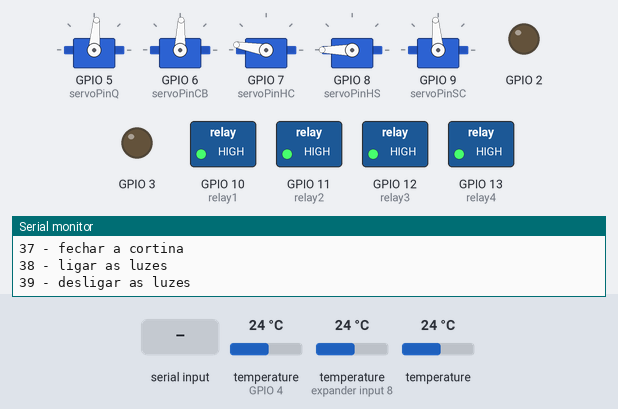
The sketch below on a simulated ESP32. Shown: 5 × servo, switched loads named in the sketch (green lamp = pin HIGH), output pins drawn as LEDs (lit = HIGH), the last lines printed to the serial monitor. The test bench sets the inputs (shaded band); at power-on: temperature (sensors on expander input 8, GPIO 4) 24 °C, temperature 24 °C.

Above: at 2.1 s.
2.2 s: "3\n" received over Serial
At 5.2 s:
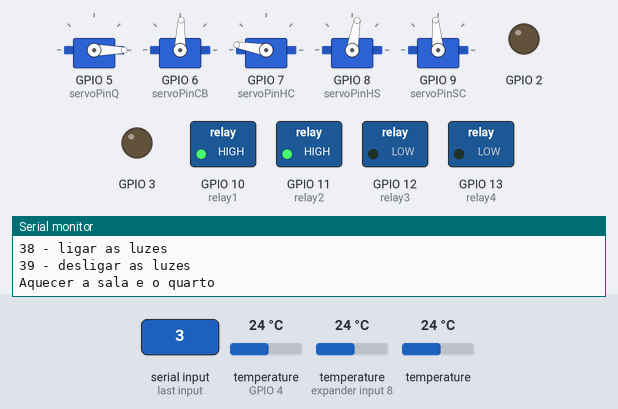
6.2 s: temperature (sensor on expander input 8) set to 25.5 °C
At 7.4 s:
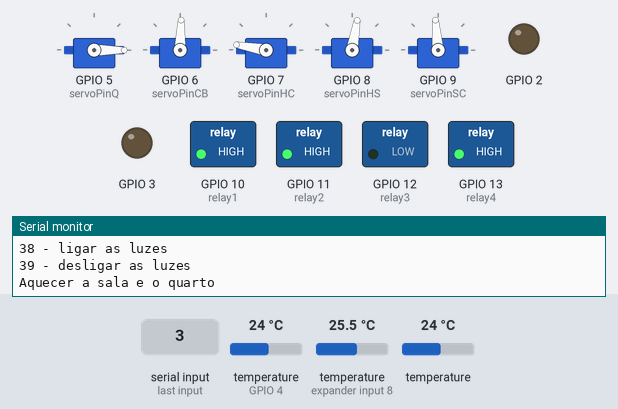
9.3 s: "1\n" received over Serial
At 11.0 s:
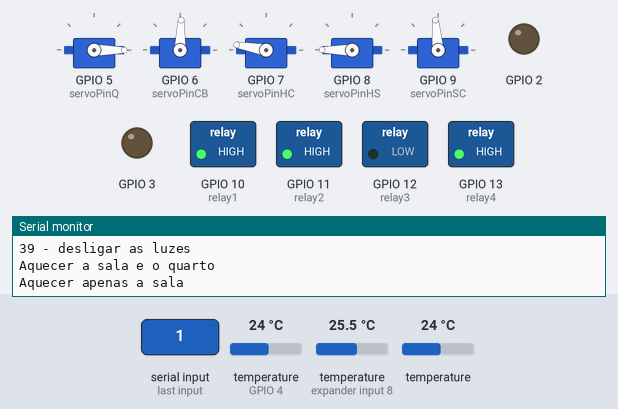
12.4 s: temperature (sensor on GPIO 4) set to 25.7 °C
At 14.7 s:
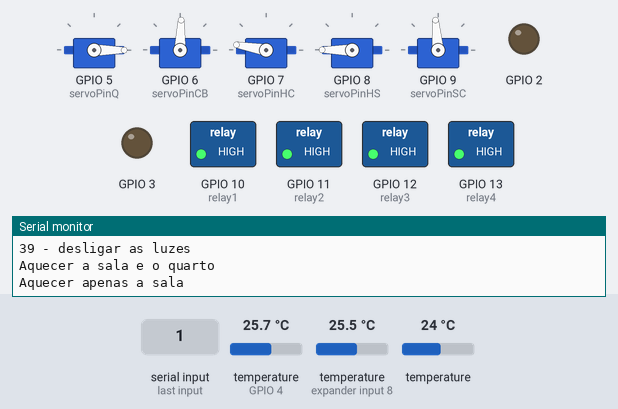
15.5 s: "2\n" received over Serial
At 17.8 s:
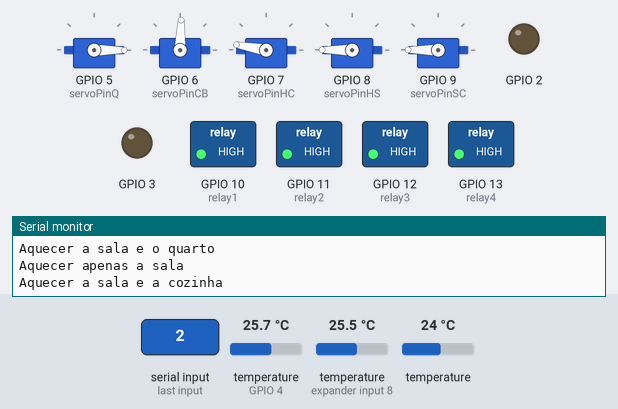
18.6 s: "4\n" received over Serial
At 20.5 s:
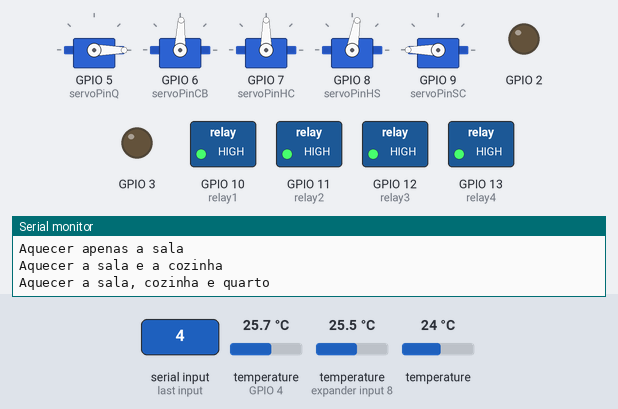
Timing chart, 0 to 22.0 s (numbered marks = the images above; inputs shaded):
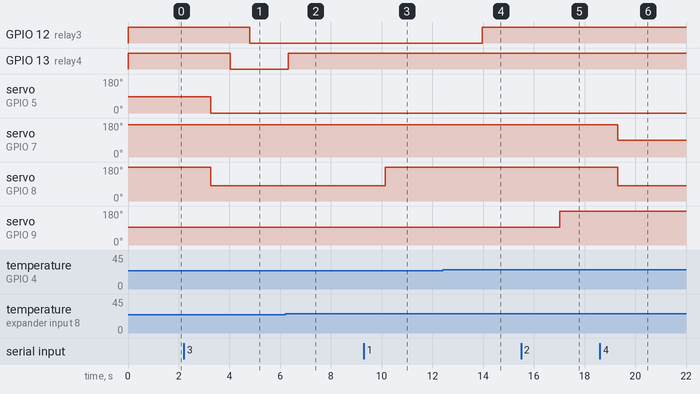

Measured:
- the behaviour switches between 24.9 and 25 °C on temperature (sensor on expander input 8) (found by bisection; images 1 and 2)
- the behaviour switches between 24.9 and 25 °C on temperature (sensor on GPIO 4) (found by bisection; images 3 and 4)
- after the input at 2.2 s, GPIO 12 (relay3): HIGH → LOW after 2.6 s; GPIO 13 (relay4): HIGH → LOW after 1.8 s; servo on GPIO 5 (servoPinQ): 85° → 0° after 1.1 s; servo on GPIO 8 (servoPinHS): 180° → 80° after 1.1 s
- after the input at 6.2 s, GPIO 13 (relay4): LOW → HIGH after 0.12 s
- after the input at 9.3 s, servo on GPIO 8 (servoPinHS): 80° → 180° after 0.85 s
- after the input at 12.4 s, GPIO 12 (relay3): LOW → HIGH after 1.6 s
- after the input at 15.5 s, servo on GPIO 9 (servoPinSC): 95° → 180° after 1.5 s
- after the input at 18.6 s, servo on GPIO 7 (servoPinHC): 170° → 90° after 0.72 s; servo on GPIO 8 (servoPinHS): 180° → 80° after 0.72 s

The sketch:

CasaInteligente.ino
```cpp
#include <Servo.h>
#include <OneWire.h>
#include <DallasTemperature.h>
#define ONE_WIRE_BUS 4

#define ON   0
#define OFF  1

OneWire oneWire(ONE_WIRE_BUS);
DallasTemperature sensors(&oneWire);

const int servoPinQ = 5;
Servo quarto;
const int servoPinCB = 6;
Servo casaBanho;
const int servoPinHC = 7;
Servo hallCozinha;
const int servoPinHS = 8;
Servo hallSala;
const int servoPinSC = 9;
Servo salaCozinha;

const int relay1 = 10;
const int relay2 = 11;
const int relay3 = 12;
const int relay4 = 13;

boolean placaOn = false;
boolean resQuartoOn = false;
boolean resBanhoOn = false;

const int tempValue = 25;

const int lightPin = 0;
int light;

boolean control = true;

int input = 0;

boolean Fopen = false;

boolean autoLights = false;

void setup() {
  door('a', false);
  door('b', false);
  door('c', false);
  door('d', false);
  door('e', false);

  pinMode(4, INPUT);

  pinMode(2, OUTPUT);
  pinMode(3, OUTPUT);

  pinMode(relay1, OUTPUT);
  pinMode(relay2, OUTPUT);
  pinMode(relay3, OUTPUT);
  pinMode(relay4, OUTPUT);
  relayStatus(1, OFF);
  relayStatus(2, OFF);
  relayStatus(3, OFF);
  relayStatus(4, OFF);

  quarto.attach(servoPinQ);
  casaBanho.attach(servoPinCB);
  hallCozinha.attach(servoPinHC);
  hallSala.attach(servoPinHS);
  salaCozinha.attach(servoPinSC);

  // IMPORTANTE NÃO APAGAR
  // 9600 para pc
  Serial.begin(9600);
  Serial.setTimeout(600000);

  sensors.begin();

  printMenu();
  Serial.println();
  Serial.println("10 - verificar a temperatura");
  Serial.println("11 - reset/ shut down");
  Serial.println("12 - temperatura exterior");
  Serial.println("13 - luzes modo automático");
  Serial.println("14 - luzes modo manual");
  Serial.println();
  Serial.println("20 - abrir a porta A");
  Serial.println("21 - fechar a porta A");
  Serial.println("22 - abrir a porta B");
  Serial.println("23 - fechar a porta B");
  Serial.println("24 - abrir a porta C");
  Serial.println("25 - fechar a porta C");
  Serial.println("26 - abrir a porta D");
  Serial.println("27 - fechar a porta D");
  Serial.println("28 - abrir a porta E");
  Serial.println("29 - fechar a porta E");
  Serial.println();
  Serial.println("30 - ligar a Placa de Peltier");
  Serial.println("31 - desligar a Placa de Peltier");
  Serial.println("32 - ligar a resistência do quarto");
  Serial.println("33 - desligar a resistência do quarto");
  Serial.println("34 - ligar a resistência da casa de banho");
  Serial.println("35 - desligar a resistência da casa de banho");
  Serial.println();
  Serial.println("36 - abrir a cortina");
  Serial.println("37 - fechar a cortina");
  Serial.println("38 - ligar as luzes");
  Serial.println("39 - desligar as luzes");
  Serial.println();
}

void door(char door, boolean state) {
  switch (door) {
    case 'a':
      if (state) {
        salaCozinha.write(180);
      }
      else {
        salaCozinha.write(95);
      }
      break;
    case 'b':
      if (state) {
        hallSala.write(80);
      }
      else {
        hallSala.write(180);
      }
      break;
    case 'c':
      if (state) {
        hallCozinha.write(90);
      }
      else {
        hallCozinha.write(170);
      }
      break;
    case 'd':
      if (state) {
        quarto.write(0);
      }
      else {
        quarto.write(85);
      }
      break;
    case 'e':
      if (state) {
        casaBanho.write(180);
      }
      else {
        casaBanho.write(88);
      }
      break;
    case 'f':
      if (state) {
        if (Fopen != true) {
          // abrir a porta F
          digitalWrite(3, HIGH);
          delay(2000);
          digitalWrite(3, LOW);
          Fopen = true;
        }
      }
      else {
        if (Fopen) {
          // fechar a porta F
          digitalWrite(2, HIGH);
          delay(1500);
          digitalWrite(2, LOW);
          Fopen = false;
        }
      }
      break;
  }
}

void checkPlaca(boolean state) {
  sensors.requestTemperatures();
  double temp = sensors.getTempCByIndex(1);
  if ((state == true) and (temp < tempValue)) {
    relayStatus(4, ON);
  }
  else {
    relayStatus(4, OFF);
  }
}

void checkQuarto(boolean state) {
  sensors.requestTemperatures();
  double temp = sensors.getTempCByIndex(0);
  if ((state == true) and (temp < tempValue)) {
    relayStatus(3, ON);
  }
  else {
    relayStatus(3, OFF);
  }
}

void checkBanho(boolean state) {
  sensors.requestTemperatures();
  double temp = sensors.getTempCByIndex(2);
  if ((state == true) and (temp < tempValue)) {
    relayStatus(2, ON);
  }
  else {
    relayStatus(2, OFF);
  }
}

void checkLight() {
  if (autoLights) {
    light = analogRead(lightPin);
    //Serial.println(light);
    if (light <= 60) {
      relayStatus(1, ON);
      door('f', false);
    }
    else {
      relayStatus(1, OFF);
      door('f', true);
    }
  }
}

void serialFlush() {
  while (Serial.available() > 0) {
    char t = Serial.read();
  }
}

void printMenu() {
  Serial.println("Opções: ");
  Serial.println("1 - aquecer apenas a sala");
  Serial.println("2 - aquecer a sala e a cozinha");
  Serial.println("3 - aquecer a sala e o quarto");
  Serial.println("4 - aquecer a sala, cozinha e quarto");
  Serial.println("5 - aquecer o quarto");
  Serial.println("6 - aquecer a casa de banho");
  Serial.println("7 - desligar aquecimento sala");
  Serial.println("8 - desligar aquecimento quarto");
  Serial.println("9 - desligar aquecimento casa de banho");
}

void loop() {
  while (control) {
    checkPlaca(placaOn);
    checkQuarto(resQuartoOn);
    checkBanho(resBanhoOn);
    checkLight();
    if (Serial.available() > 0) {
      control = false;
    }
  }
  input = Serial.parseInt();
  serialFlush();
  control = true;
  switch (input) {
    case 0:
      printMenu();
      break;
    case 1:
      door('a', false);
      door('b', false);
      placaOn = true;
      Serial.println("Aquecer apenas a sala");
      break;
    case 2:
      door('a', true);
      door('b', false);
      door('c', false);
      placaOn = true;
      Serial.println("Aquecer a sala e a cozinha");
      break;
    case 3:
      door('a', false);
      door('b', true);
      door('c', false);
      door('d', true);
      door('e', false);
      placaOn = true;
      resQuartoOn = true;
      Serial.println("Aquecer a sala e o quarto");
      break;
    case 4:
      door('a', true);
      door('b', true);
      door('c', true);
      door('d', true);
      door('e', false);
      placaOn = true;
      resQuartoOn = true;
      Serial.println("Aquecer a sala, cozinha e quarto");
      break;
    case 5:
      door('d', false);
      resQuartoOn = true;
      Serial.println("Aquecer o quarto");
      break;
    case 6:
      door('e', false);
      resBanhoOn = true;
      Serial.println("Aquecer a casa de banho");
      break;
    case 7:
      placaOn = false;
      Serial.println("Desligar aquecimento sala");
      break;
    case 8:
      resQuartoOn = false;
      Serial.println("Desligar aquecimento quarto");
      break;
    case 9:
      resBanhoOn = false;
      Serial.println("Desligar aquecimento casa de banho");
      break;
    case 10:
      sensors.requestTemperatures();
      Serial.print("Exterior ");
      Serial.println(sensors.getTempCByIndex(3));
      Serial.print("Sala ");
      Serial.println(sensors.getTempCByIndex(1));
      Serial.print("Quarto ");
      Serial.println(sensors.getTempCByIndex(0));
      Serial.print("Casa de banho ");
      Serial.println(sensors.getTempCByIndex(2));
      Serial.println();
      break;
    case 11:
      door('a', false);
      door('b', false);
      door('c', false);
      door('d', false);
      door('e', false);
      //door('f', false);
      placaOn = false;
      resQuartoOn = false;
      resBanhoOn = false;
      relayStatus(1, OFF);
      break;
    case 12:
      sensors.requestTemperatures();
      Serial.print("Temperatura exterior: ");
      Serial.println(sensors.getTempCByIndex(3));
      break;
    case 13:
      autoLights = true;
      Serial.println("As luzes estão em modo automático.");
      break;
    case 14:
      autoLights = false;
      Serial.println("As luzes estão em modo manual.");
      break;
    case 20:
      door('a', true);
      break;
    case 21:
      door('a', false);
      break;
    case 22:
      door('b', true);
      break;
    case 23:
      door('b', false);
      break;
    case 24:
      door('c', true);
      break;
    case 25:
      door('c', false);
      break;
    case 26:
      door('d', true);
      break;
    case 27:
      door('d', false);
      break;
    case 28:
      door('e', true);
      break;
    case 29:
      door('e', false);
      break;
    case 30:
      placaOn = true;
      break;
    case 31:
      placaOn = false;
      break;
    case 32:
      resQuartoOn = true;
      break;
    case 33:
      resQuartoOn = false;
      break;
    case 34:
      resBanhoOn = true;
      break;
    case 35:
      resBanhoOn = false;
      break;
    case 36:
      door('f', true);
      break;
    case 37:
      door('f', false);
      break;
    case 38:
      relayStatus(1, ON);
      break;
    case 39:
      relayStatus(1, OFF);
      break;
    default:
      Serial.println("Erro");
      printMenu();
      break;
  }
}

void relayStatus(int whichOne, unsigned char what) {
  switch (whichOne) {
    case 1:
      digitalWrite(relay1, what);
      break;
    case 2:
      digitalWrite(relay2, what);
      break;
    case 3:
      digitalWrite(relay3, what);
      break;
    case 4:
      digitalWrite(relay4, what);
      break;
  }
}
```
